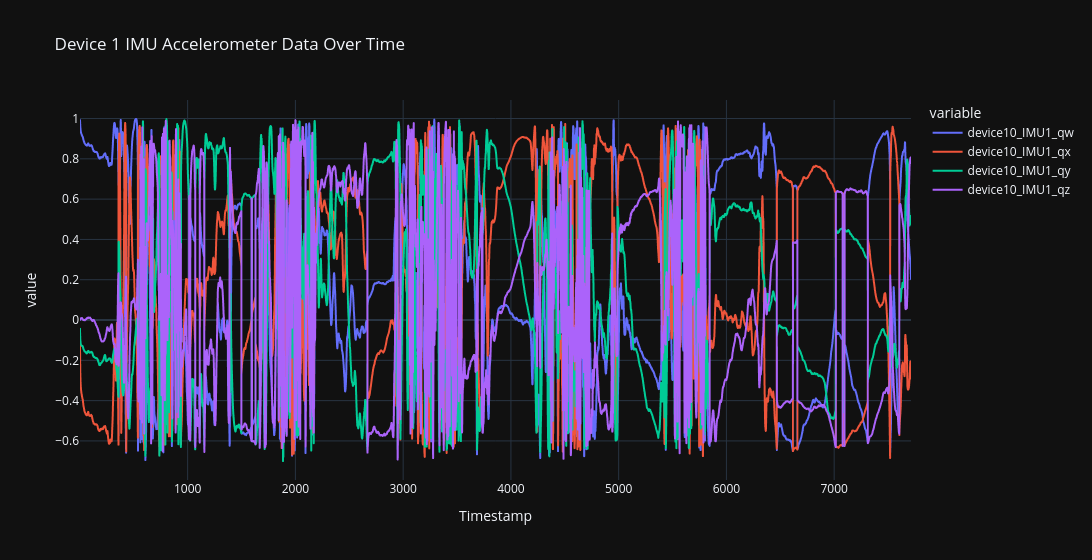

Notebook code cell kept with this figure:
### Code cell
fig = px.line(
    full_df,
    x='Timestamp',
    width=1500,
    y=['device10_IMU1_qw','device10_IMU1_qx','device10_IMU1_qy','device10_IMU1_qz'],
    title='Device 1 IMU Accelerometer Data Over Time'
)

fig.show(renderer="colab+vscode")

### Figure 1 — Plotly figure (JSON) as saved in the notebook; plotly's stock layout.template omitted (floating-point values rounded to 4 significant figures; data arrays with more than 128 entries replaced by an {"elided": "..."} marker saying what was removed)
{"data": [{"hovertemplate": "variable=device10_IMU1_qw<br>Timestamp=%{x}<br>value=%{y}<extra></extra>", "legendgroup": "device10_IMU1_qw", "line": {"color": "#636efa", "dash": "solid"}, "marker": {"symbol": "circle"}, "mode": "lines", "name": "device10_IMU1_qw", "showlegend": true, "type": "scattergl", "x": {"elided": "7713 int values"}, "xaxis": "x", "y": {"elided": "7713 float values"}, "yaxis": "y"}, {"hovertemplate": "variable=device10_IMU1_qx<br>Timestamp=%{x}<br>value=%{y}<extra></extra>", "legendgroup": "device10_IMU1_qx", "line": {"color": "#EF553B", "dash": "solid"}, "marker": {"symbol": "circle"}, "mode": "lines", "name": "device10_IMU1_qx", "showlegend": true, "type": "scattergl", "x": {"elided": "7713 int values"}, "xaxis": "x", "y": {"elided": "7713 float values"}, "yaxis": "y"}, {"hovertemplate": "variable=device10_IMU1_qy<br>Timestamp=%{x}<br>value=%{y}<extra></extra>", "legendgroup": "device10_IMU1_qy", "line": {"color": "#00cc96", "dash": "solid"}, "marker": {"symbol": "circle"}, "mode": "lines", "name": "device10_IMU1_qy", "showlegend": true, "type": "scattergl", "x": {"elided": "7713 int values"}, "xaxis": "x", "y": {"elided": "7713 float values"}, "yaxis": "y"}, {"hovertemplate": "variable=device10_IMU1_qz<br>Timestamp=%{x}<br>value=%{y}<extra></extra>", "legendgroup": "device10_IMU1_qz", "line": {"color": "#ab63fa", "dash": "solid"}, "marker": {"symbol": "circle"}, "mode": "lines", "name": "device10_IMU1_qz", "showlegend": true, "type": "scattergl", "x": {"elided": "7713 int values"}, "xaxis": "x", "y": {"elided": "7713 float values"}, "yaxis": "y"}], "layout": {"legend": {"title": {"text": "variable"}, "tracegroupgap": 0}, "title": {"text": "Device 1 IMU Accelerometer Data Over Time"}, "width": 1500, "xaxis": {"anchor": "y", "domain": [0, 1], "title": {"text": "Timestamp"}}, "yaxis": {"anchor": "x", "domain": [0, 1], "title": {"text": "value"}}}}
